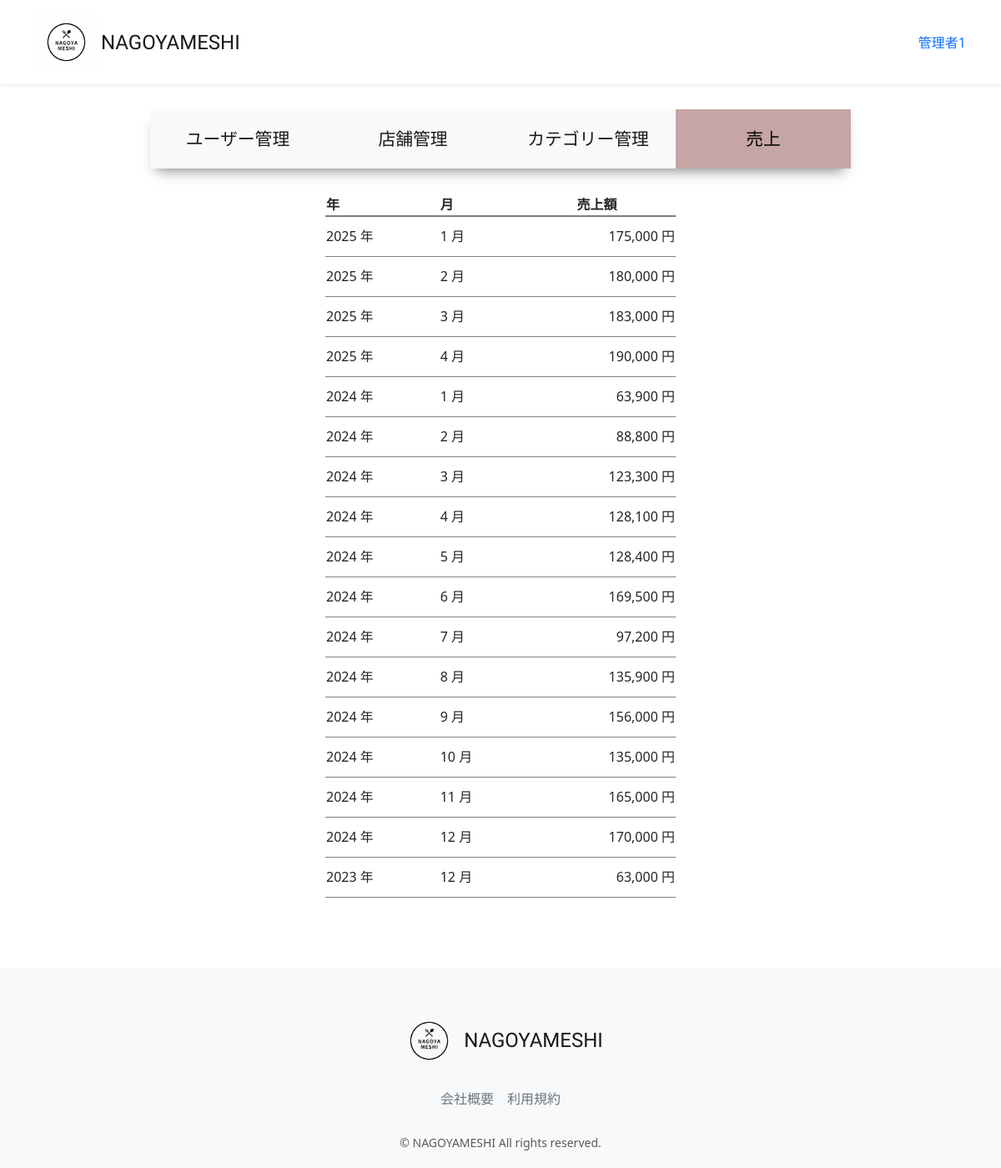
Screenshot of /accounts/management/sales/ (signed in) with the database file from the repository.
### accounts/models.py (models this page shows, shortened)
class CustomUser(AbstractUser):
    user_name = models.CharField(max_length=128, null=True, blank=True,verbose_name='ユーザー名')
    hurigana = models.CharField(max_length=128, null=True, blank=True,verbose_name='フリガナ')
    zip_code = models.CharField(max_length=16, null=True, blank=True,verbose_name='郵便番号')
    address = models.CharField(max_length=255, null=True, blank=True,verbose_name='住所')
    phone_number = models.CharField(max_length=20, null=True, blank=True,verbose_name='電話番号')
    birthday = models.DateField(null=True, blank=True,verbose_name='誕生日')
    job = models.CharField(max_length=255, null=True, blank=True,verbose_name='職業')
    is_subscribed = models.BooleanField(default=False, verbose_name='有料会員')
    card_name = models.CharField(max_length=128, null=True, blank=True,verbose_name='カード名義')
    card_number = models.CharField(max_length=128, null=True, blank=True,verbose_name='カード番号')
    class Meta:
        verbose_name_plural = 'CustomUser'

### restaurant/models.py (models this page shows, shortened)
class Sales(models.Model):
    year = models.IntegerField('年', default=0)
    month = models.IntegerField('月', default=0)
    amount = models.IntegerField('売上金額', default=0)
    class Meta:
        verbose_name = '売上'
        verbose_name_plural = '売上'

### accounts/views.py (the view)
# urls.py: path("management/sales/",views.ManagementSalesListView.as_view(), name="sales"),
class ManagementSalesListView(onlyMnagementUserMixin, generic.ListView):
    template_name = 'management/sales.html'
    model = Sales
    def get_queryset(self):
        qs = Sales.objects.all().order_by("-year", "month")
        return qs
    def get_context_data(self, **kwargs):
        context = super().get_context_data(**kwargs)
        context["selected"] = "sales"
        return context

### accounts/mixins.py (called while the page is built)
    def test_func(self):
        user = self.request.user
        return user.is_staff

### accounts/templates/management/sales.html (shortened to what this page needs)
{% extends "management/manage_base.html" %}
{% load static %}
{% load humanize %}
{% block sub_content %}
     <table class="sales">
         <thead>
             <tr>
                 <th>年</th>
                 <th>月</th>
                 <th style="text-align: center;">売上額</th>
             </tr>
         </thead>
         {% for sales in object_list %}
         <tr>
             <td>{{ sales.year }} 年</td>
             <td>{{ sales.month }} 月</td>
             <td style="text-align: right">{{ sales.amount | intcomma }} 円</td>
         </tr>
         {% endfor %}
     </table>
 <br>
{% endblock %}

### restaurant/templates/layout/base.html (shortened to what this page needs)
{% load static %}
<!DOCTYPE html>
<html lang="ja">
  <head>
      <link href="https://cdn.jsdelivr.net/npm/bootstrap@5.3.3/dist/css/bootstrap.min.css" rel="stylesheet">
      <link href="{% static 'css/nagoyameshi.css' %}" rel="stylesheet">
  </head>
  <body>
    <div id="app" class="wrapper">
      <nav class="navbar navbar-expand-md navbar-light bg-white shadow-sm">
        <div class="container nagoyameshi-container">
          <a class="navbar-brand app-name" href="{% url 'top_page' %}">
            <div class="d-flex align-items-center">
            <img class="nagoyameshi-logo me-1" src="{% static 'images/logo/logo.png' %}" alt="nagoyameshi">NAGOYAMESHI</div>
          </a>
          <div class="collapse navbar-collapse" id="navbarSupportedContent">
            <ul class="navbar-nav ms-auto">
              {% if user.is_subscribed %}
                <li class="nav-item dropdown">
                  <a id="navbarDropdown" class="nav-linkdropdown-toggle" href="#" role="button" data-bs-toggle="dropdown" aria-haspopup="true" aria-expanded="false" v-pre>{{ user.user_name }}</a>
                </li>
              {% endif %}
            </ul>
          </div>
        </div>
      </nav>
    {% block content %}
    {% endblock %}
      <footer class="bg-light">
        <div class="d-flex justify-content-center footer-logo">
            <a class="navbar-brand app-name" href="{% url 'top_page' %}">
              <div class="d-flex align-items-center"><img class="nagoyameshi-logo me-1" src="{% static 'images/logo/footer_logo.png' %}" alt="nagoyameshi">NAGOYAMESHI</div>
            </a>
        </div>
        <div class="d-flex justify-content-center footer-link">
          <a href="{% url 'company_page' %}" class="link-secondary me-3">会社概要</a>
          <a href="{% url 'terms_page' %}" class="link-secondary">利用規約</a>
        </div>
        <p class="text-center text-muted small mb-0">&copy; NAGOYAMESHI All rights reserved.</p>
      </footer>
      </div>
  </body>
</html>

### static/css/nagoyameshi.css (style rules this page uses)
.wrapper { min-height: 100vh; position: relative; padding-bottom: 240px; box-sizing: border-box; }
.nagoyameshi-logo { height: 75px; }
.bg-light { background-color: rgb(0 0 0 / 60%); }
.app-name { font-family: 'Carter One', cursive; font-size: 24px; color: #191919; }
footer { width: 100%; height: 240px; position: absolute; bottom: 0; padding: 50px 15px; }
.footer-logo { margin-bottom: 20px; }
.footer-link { margin-bottom: 30px; }
a { text-decoration: none !important; }
.sales { width: 50%; margin: 30px auto; }
.sales thead { border-bottom: 2px solid rgba(0, 0, 0, 0.5); }
.sales tbody tr { border-bottom: 1px solid rgba(0, 0, 0, 0.5); height: 3em; }

### rows the page displays
CustomUser: user_name "管理者1"
Sales: year "2025", month "1", amount "175,000"
Sales: year "2025", month "2", amount "180,000"
Sales: year "2025", month "3", amount "183,000"
Sales: year "2025", month "4", amount "190,000"
Sales: year "2024", month "1", amount "63,900"
Sales: year "2024", month "2", amount "88,800"
Sales: year "2024", month "3", amount "123,300"
Sales: year "2024", month "4", amount "128,100"
Sales: year "2024", month "5", amount "128,400"
Sales: year "2024", month "6", amount "169,500"
Sales: year "2024", month "7", amount "97,200"
Sales: year "2024", month "8", amount "135,900"
Sales: year "2024", month "9", amount "156,000"
Sales: year "2024", month "10", amount "135,000"
Sales: year "2024", month "11", amount "165,000"
Sales: year "2024", month "12", amount "170,000"
Sales: year "2023", month "12", amount "63,000"
